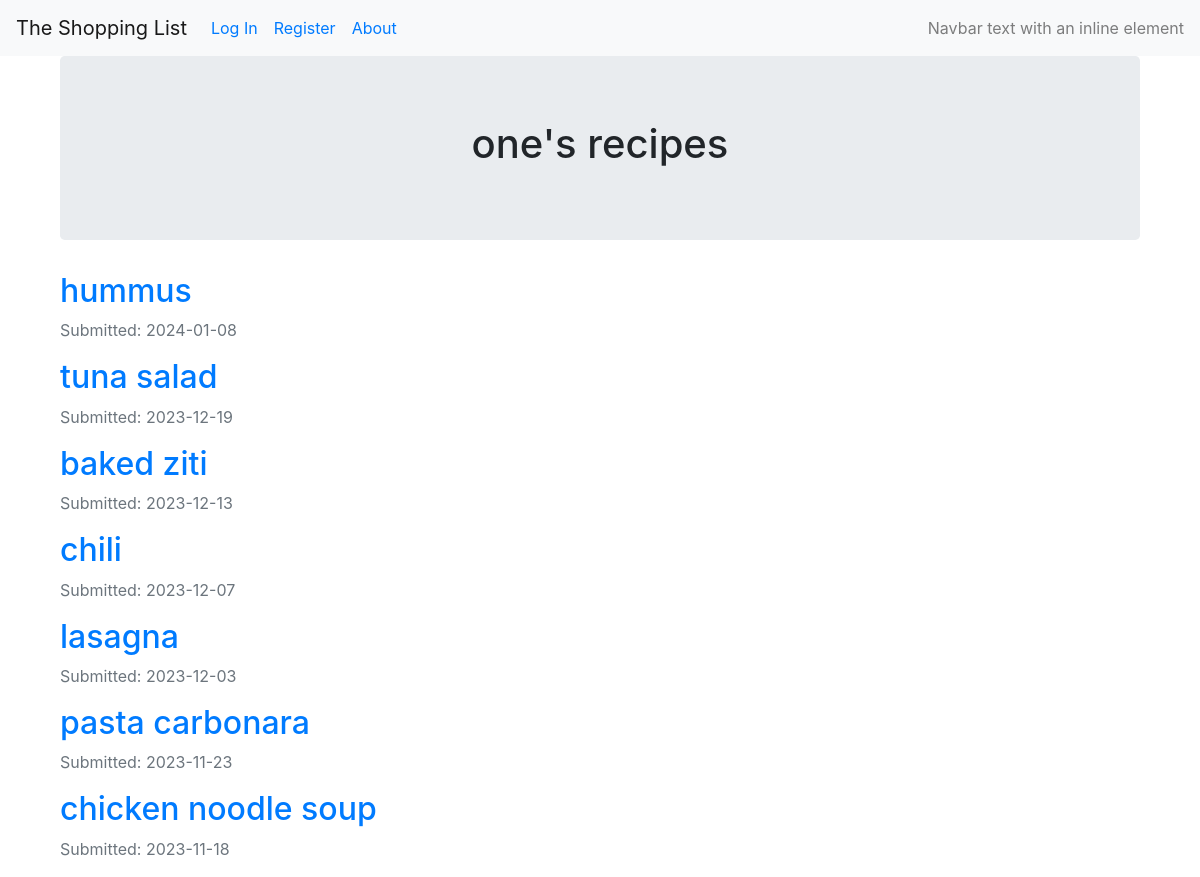
Page /users/one on the earlier database version.
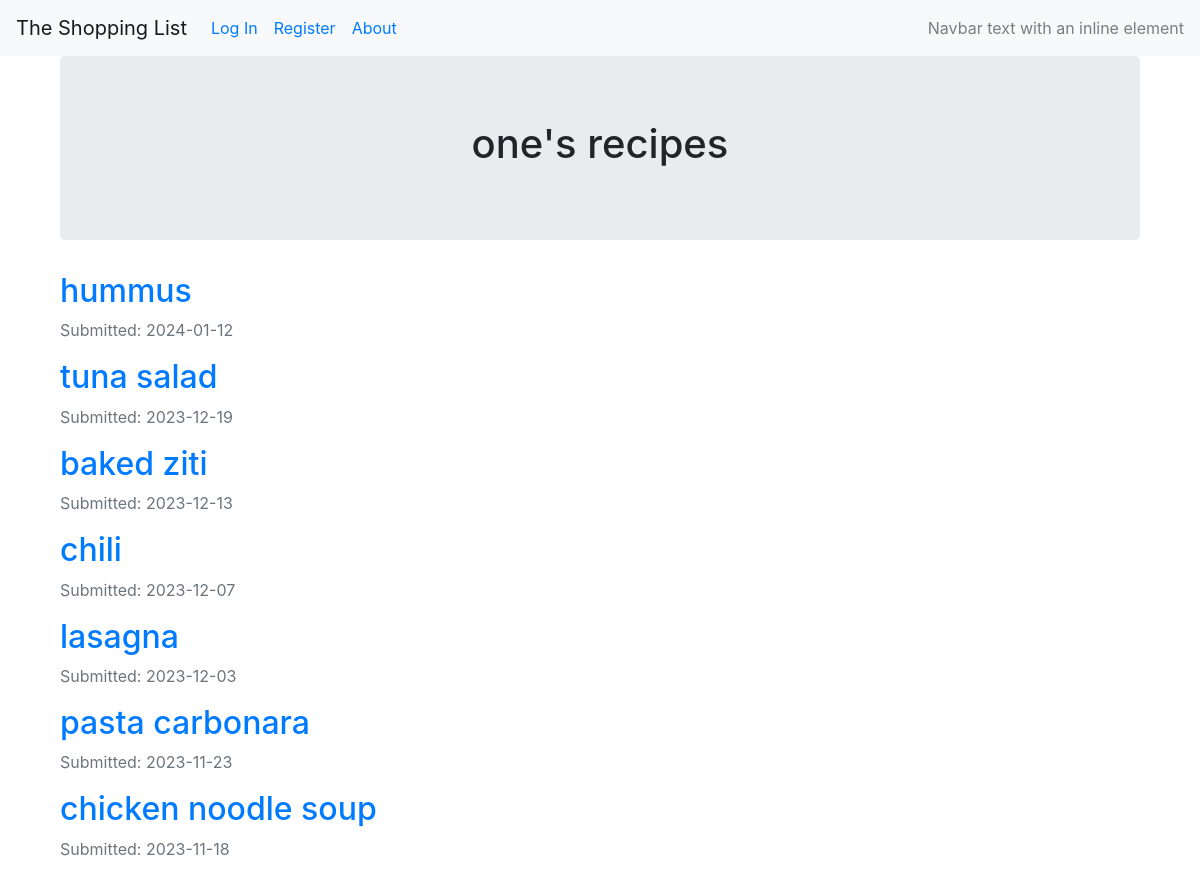
Same page on the later database version.
### crud_recipe/models.py (models this page shows, shortened)
@dataclass
class User(db.Model, UserMixin):
    __tablename__ = 'users'
    id = db.Column(db.Integer, primary_key=True, autoincrement=True)
    email = db.Column(db.String(64), unique=True, index=True)
    username = db.Column(db.String(64), unique=True, index=True)
    password_hash = db.Column(db.String(128))

@dataclass
class Recipe(db.Model):
    __tablename__ = 'recipes'
    id = db.Column(db.Integer(), primary_key=True)
    name = db.Column(db.String(100))
    user_id = db.Column(db.Integer, db.ForeignKey('users.id'))
    date = db.Column(db.DateTime, nullable=False, default=datetime.utcnow)

### crud_recipe/users/views.py (the view)
@user_views.route("/<username>")
def view_users_recipes(username):
    user = User.query.filter_by(username=username).first_or_404()
    recipes = Recipe.query.filter_by(user_id=user.id).order_by(Recipe.date.desc()).all()
    return render_template('user_recipes.html', recipes=recipes,  user=user)

### crud_recipe/templates/user_recipes.html (shortened to what this page needs)
{% extends "base.html" %}
{% block content %}
<div class="container">
  <div class="jumbotron">
    <div align='center'>
      <h1 >{{user.username}}'s recipes</h1>
    </div>
  </div>
{% for recipe in recipes %}
        <h2><a href="{{ url_for('recipes.recipe_view', recipe_id=recipe.id) }}">{{ recipe.name }}</a></h2>
        <p class="text-muted">Submitted: {{ recipe.date.strftime('%Y-%m-%d') }}</p>
{% endfor %}
{% endblock %}

### crud_recipe/templates/base.html (shortened to what this page needs)
<!DOCTYPE html>
<html>
  <head>
    <link rel="stylesheet" href="https://maxcdn.bootstrapcdn.com/bootstrap/4.0.0/css/bootstrap.min.css">
  </head>
<body>
  <nav class="navbar navbar-expand-lg navbar-light bg-light">
    <a class="navbar-brand" href="#">The Shopping List</a>
    <div class="collapse navbar-collapse" id="navbarText">
      <ul class="navbar-nav mr-auto">
        {% if current_user.is_authenticated %}
        <li class="nav-link"><a href="{{ url_for('core.info') }}">About</a></li>
        <li class="nav-link"><a href="{{url_for('users.logout')}}">Log Out</a></li>
        <li class="nav-link"><a href="{{url_for('users.account')}}">Account</a></li>
        <li class="nav-link"><a href="{{url_for('recipes.add_recipe')}}">Add a Recipe</a></li>
        <li class="nav-link"><a href="{{url_for('users.view_users_recipes', username=current_user.username)}}">My Recipes</a></li>
        <li class="nav-link"><a href="{{url_for('recipes.generate_shopping_list', username=current_user.username)}}">Generate Shopping List</a></li>
        {% else %}
        <li class="nav-link"><a href="{{url_for('users.login')}}">Log In</a></li>
        <li class="nav-link"><a href="{{url_for('users.register')}}">Register</a></li>
        <li class="nav-link"><a href="{{ url_for('core.info') }}">About</a></li>
        {% endif %}
      </ul>
      <span class="navbar-text">
        Navbar text with an inline element
      </span>
    </div>
  </nav>
  <div class="container">
    {% block content %}
    {% endblock %}
  </div>
</body>
</html>

Differences in the rows shown:
changed Recipe "hummus": date "2024-01-08" → "2024-01-12"
